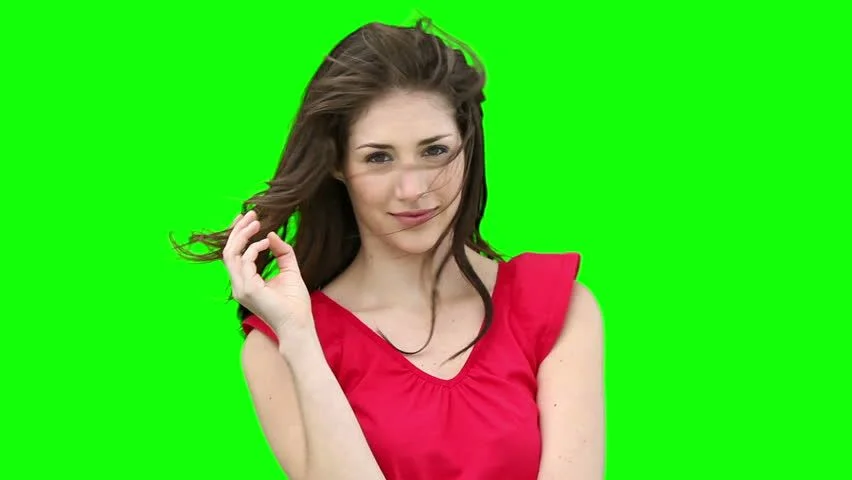
#> input picture girl.png, 852 x 480 px
$ python main.py
#> lines starting #> are read from the running program, lines starting #| are printed output that depends on the picture; after the words box and inside, x2 and y2 are one past the last pixel; in counts of white or black regions, pixels touching at a corner belong together
import cv2
import numpy as np

img = cv2.imread('girl.png', 1)
#> img is the input picture: shape (480, 852, 3); mean B, G, R 37.2, 208.7, 66.6

while True:
    hsv = cv2.cvtColor(img, cv2.COLOR_BGR2HSV)
#> hsv: shape (480, 852, 3); mean H, S, V 58.6, 209.9, 230.4

    lower_green = np.array([40, 70, 70])
    upper_green = np.array([75, 255, 255])

    mask = cv2.inRange(hsv, lower_green, upper_green)
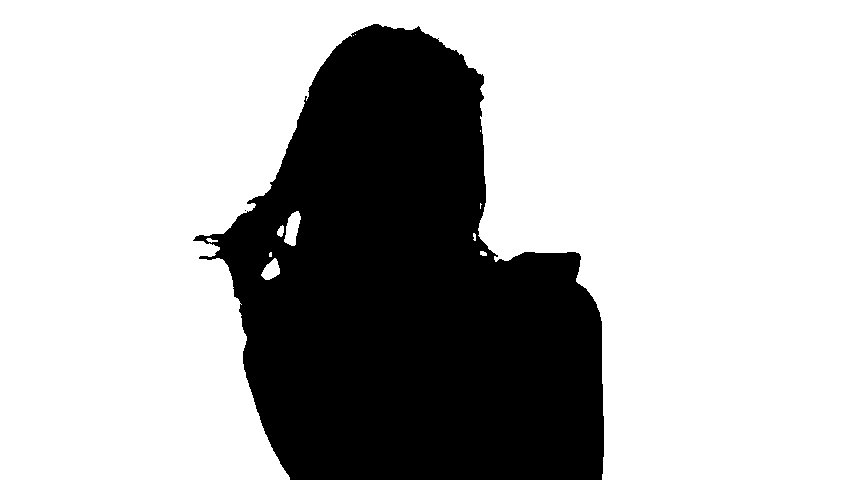
#> mask: shape (480, 852); 70.4% white; 2 black regions (1 under 20 px), largest, box (x1, y1, x2, y2) and area: (193, 24, 604, 480) 121116
    mask_inv = cv2.bitwise_not(mask)

    bg = cv2.bitwise_and(img, img, mask=mask)
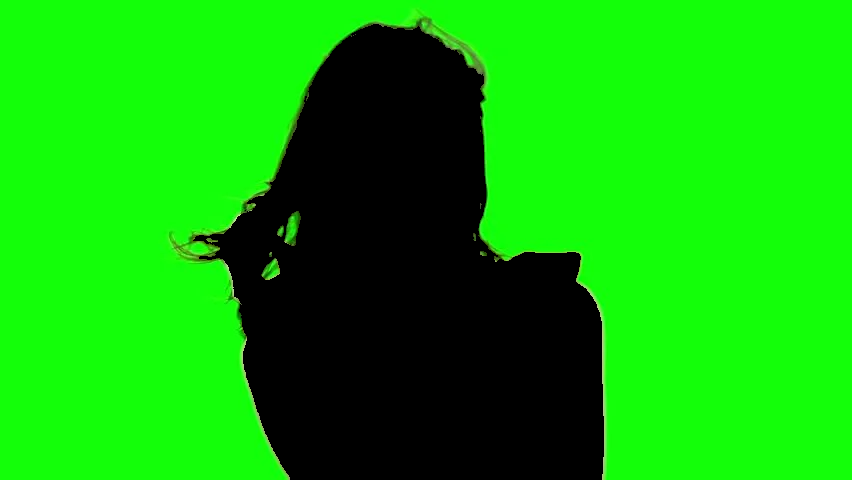
#> bg: shape (480, 852, 3); mean B, G, R 7, 178.2, 14.4
    fg = cv2.bitwise_and(img, img, mask=mask_inv)
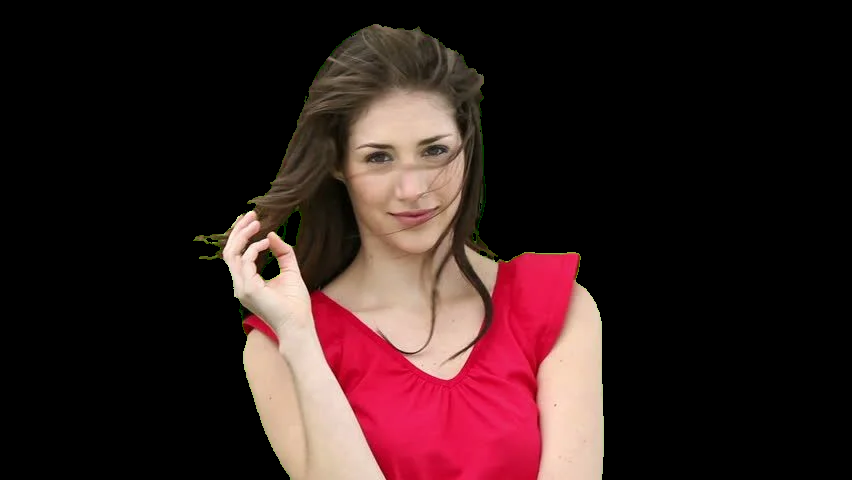
#> fg: shape (480, 852, 3); mean B, G, R 30.2, 30.5, 52.2

    cv2.imshow("fg", fg)

    k = cv2.waitKey(30) & 0xFF
#> (key Esc is pressed here)
    if k == 27:
        break

cv2.destroyAllWindows()
